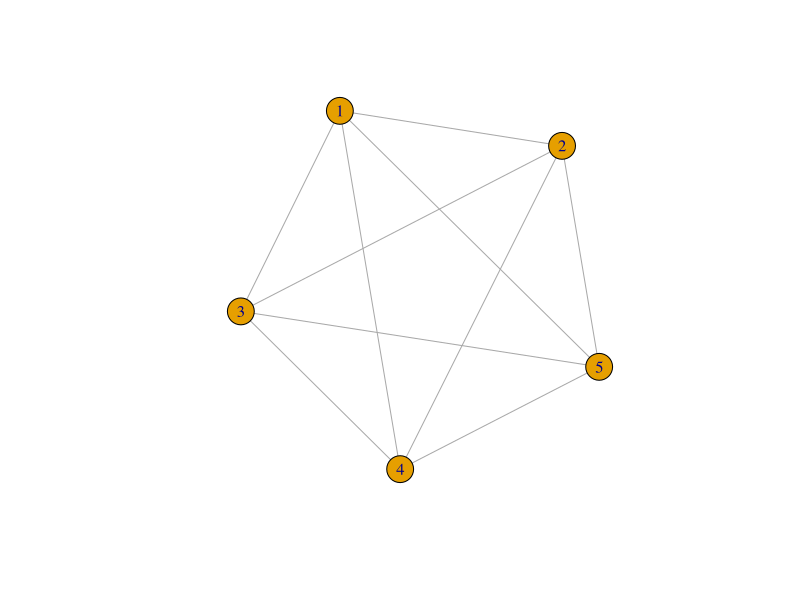
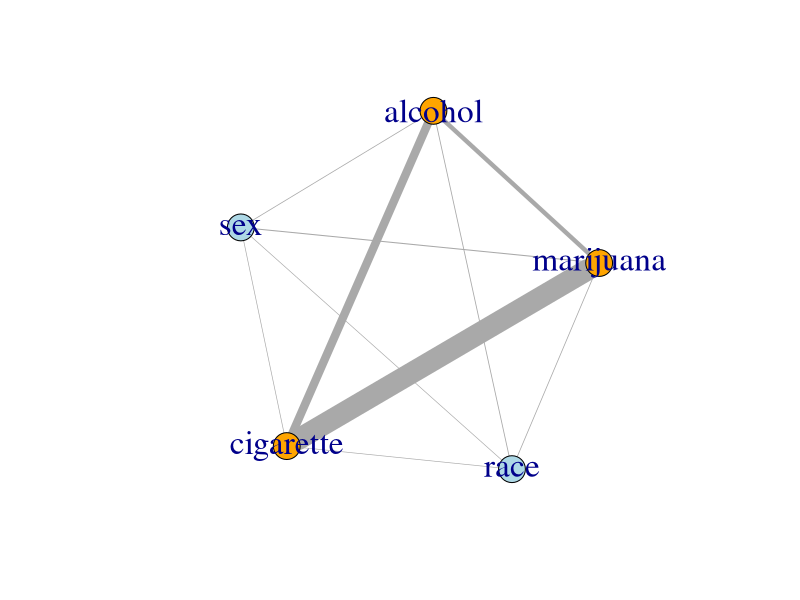

The R source for these figures, in order:
#' ---
#' title: Association diagrams for loglinear models
#' ---

#+ echo=FALSE
knitr::opts_chunk$set(
  warning = FALSE,   # avoid warnings and messages in the output
  message = FALSE
)

#' ## Basic ideas
#' 
#' Exploring the idea of using association diagrams for fitting and understanding
#' relationships in high-way categorical data fitted as loglinear models. The essential idea
#' is to try to connect model fit statistics with some visual representation as network diagrams,
#' with nodes representing variables in a model and edges representing pairwise associations.
#' 
#' ### Graph packages:
#' 
#' * [`igraph`](https://igraph.org/r/) seems to be the base package for constructing & drawing network diagrams
#' * [`tidygraph`](https://tidygraph.data-imaginist.com/) provides a tidy API for graph/network manipulation
#' * [`ggraph`](https://ggraph.data-imaginist.com/) uses such graph datasets to draw them better, within the `ggplot2` framework.
#' 
#' ### Model fitting:
#' 
#' * `vcdExtra::Kway()` fits a collection of loglinear models for all 0-, 1-, 2-, ... way associations in a K-way table
#' * `vcdExtra::seq_loglm()` fits various sequential models to the  1-, 2-, ... n-way marginal tables, corresponding to a variety of types of loglinear models.
#' * `MASS::dropterm()` tries fitting all models that differ from the current model by dropping a single term, maintaining marginality.
#' * `MASS::addterm()` tries fitting all models that differ from the current model by adding a single term, maintaining marginality.
#'


#' ## Load packages
library(vcdExtra)
library(MASS)     # for loglm(), dropterm()
library(ggraph)   # An Implementation of Grammar of Graphics for Graphs and Networks
library(igraph)   # Network Analysis and Visualization
library(ggplot2)
library(dplyr)

#' ## Load the data
#' This example uses the `DaytonSurvey` dataset, representing a $2^5$ table.
data (DaytonSurvey, package = "vcdExtra")
head(DaytonSurvey)

#' View as a frequency table
Dayton_tab <- xtabs(Freq ~ ., data=DaytonSurvey)
structable(cigarette + alcohol + marijuana ~ sex + race, data=Dayton_tab)



#' ## Model survey
#' A quick survey of loglm models with all 0, 1, 2, 3 way terms
mods <- Kway(Freq ~ cigarette + alcohol + marijuana + sex + race, 
             data = DaytonSurvey, 
             order = 3)

#' ## Test nested models
#' Compare varying order of associations among variables
anova(mods, test="Chisq")

#' ## Summarize these models 
#' `LRstats()` gives AIC, BIC and LR Chisq tests.
LRstats(mods)

#' ## Direct fitting
#' Focusing on the all-twoway model, this could have been fitted directly using
#' the model formula notation.
#' 
mod.2way <- loglm(Freq ~ (cigarette + alcohol + marijuana + sex + race)^2, 
                 data = DaytonSurvey)

#' ## The all two-way model
mods$kway.2

#' ## Find deviance / AIC for all pairwise terms.
#' We can use these as weights for the links in an association graph
(DT <- dropterm(mods$kway.2))

#' Remove the `<none>` model. All we want is the stats for dropping
#' each two-way term.
DT <- DT[-1,]


#' ## Exploring `igraph`
#' 
#' Exploring the ways to use the `igraph` package to visualize associations in 
#' multi-way tables.  

#' Create the full graph of all two-way associations
full <- make_full_graph(5)

#' ## Functions `V()` and `E()`
#' `igraph::V()` and `igraph::E()` are used both to display the node and edge information
#' in a graph, or to assign attributes to them.
#' 
#' vertexes (nodes):
V(full)

#' edges:
E(full)

#' ## `plot()`
#' `igraph::plot()` plots the nodes and edges
plot(full)

#' ### Give nodes the names of the variables
#' The `name` attribute of nodes is special in `igraph`.
#' 
#' For later use, this step assumes that the names assigned to the nodes are in the _same order_
#' as those used in the `loglm()` model.
V(full)$name <- names(DaytonSurvey)[1:5]

V(full)
E(full)

#' ### Node colors
#' make colors correspond to outcomes vs. demographic variables
V(full)$color <- c(rep("orange", 3),
                   rep("lightblue", 2))


#' ### Edge statistics
#' You can also assign arbitrary variables to the edges.
#' 
#' Here, assign deviance and AIC as potential weights for edges
E(full)$deviance <- DT$Deviance
E(full)$aic      <- DT$AIC

E(full)

#' ## Make edge width ~ deviance
#' This is the key step for this visualization.
#' For generality, need a better scheme to translate deviance into the width of the
#' edges.
E(full)$width <- E(full)$deviance/25

#' ## Explore the `igraph` object
#' There are lots of `igraph` functions to get details of a given graph object.
full[]
edge.attributes(full)

#' `ends()` delivers the edges as two-column data.frame
ends(full, es=E(full), names=T) 

#' ## Plot
#' Plot the all two-way model with edge `width ~ deviance`.
#' This uses the `E(full)$width` and `V(full)$color`
#' attributes assigned above. Other attributes can be assigned with optional arguments.
#' 

set.seed(1234)
plot(full, vertex.label.cex=2)


#' ## Try to do this using `ggraph` ???
#' This doesn't work ...
#' 
# ggraph(full) +
#   geom_edge_link(aes(width = DT$Deviance[-1]/25)) + 
#   geom_node_point()
